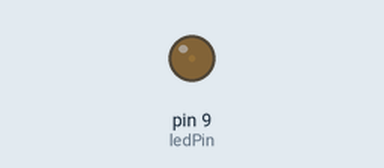
Recording of a sketch running on a simulated Arduino Uno, built with avr-gcc and run on an emulated ATmega328P. On the bench: output pins drawn as LEDs (lit = HIGH).

Above: at 0.05 s.
At 1.15 s:
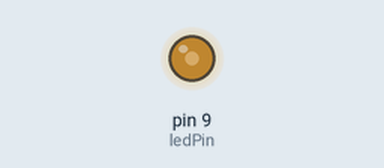
At 2.3 s:
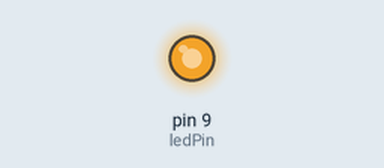
At 4.6 s:
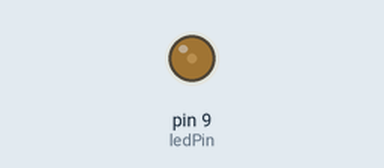
Timing chart, 0 to 6.7 s (numbered marks = the images above):
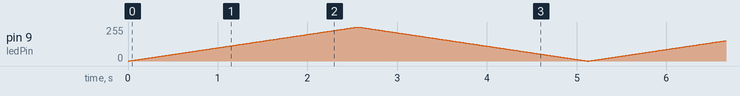

The sketch:

main.ino
```cpp
// Pin connected to the LED
const int ledPin = 9;

void setup() {
  // Set the LED pin as an output
  pinMode(ledPin, OUTPUT);
}

void loop() {
  // Variable to store the brightness value
  int brightness;

  // Increase brightness
  for (brightness = 0; brightness <= 255; brightness++) {
    analogWrite(ledPin, brightness); // Write the PWM value to the LED
    delay(10); // Wait for 10 milliseconds
  }

  // Decrease brightness
  for (brightness = 255; brightness >= 0; brightness--) {
    analogWrite(ledPin, brightness); // Write the PWM value to the LED
    delay(10); // Wait for 10 milliseconds
  }
}
```
